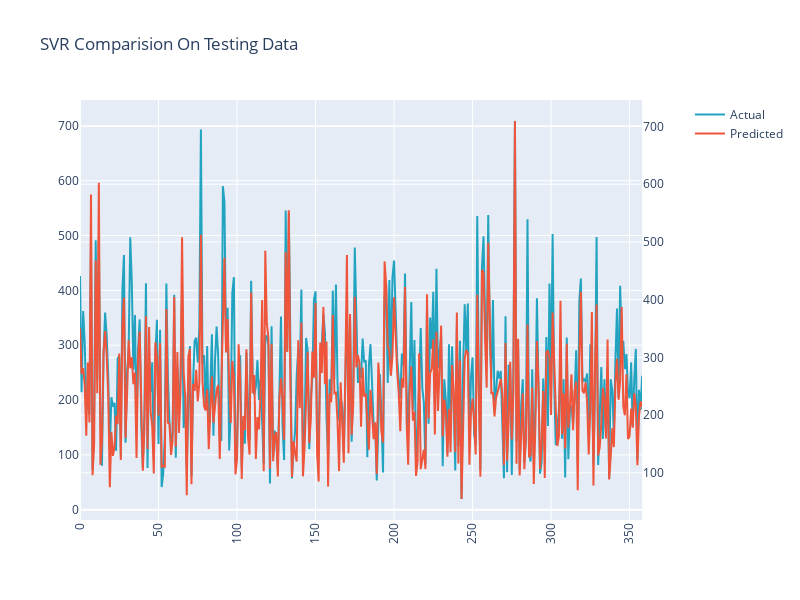

The cell this chart's notebook holds for it:
### Markdown cell above
## Comparision Of Predicted AQI and Actual AQI

### Code cell
import plotly.graph_objects as go
from plotly.subplots import make_subplots

trace1 = go.Scatter(
   
    y=df_y.iloc[:,-1],
    name="Actual",
    marker=dict(
        color='rgb(34,163,192)'
               )
)
trace2 = go.Scatter(
    y=df_y.iloc[:,0],
    
    name='Predicted',
    yaxis='y2'

)
fig = make_subplots(specs=[[{"secondary_y": True}]])
fig.add_trace(trace1)
fig.add_trace(trace2,secondary_y=True)
fig['layout'].update(height = 600, width = 800, title = "SVR Comparision On Testing Data ",xaxis=dict(
      tickangle=-90
    ))
fig.show()

### Figure 1 — Plotly figure (JSON) as saved in the notebook; plotly's stock layout.template omitted (floating-point values rounded to 4 significant figures; data arrays with more than 128 entries replaced by an {"elided": "..."} marker saying what was removed)
{"data": [{"marker": {"color": "rgb(34,163,192)"}, "name": "Actual", "type": "scatter", "y": {"elided": "359 float values"}}, {"name": "Predicted", "type": "scatter", "xaxis": "x", "y": {"elided": "359 float values"}, "yaxis": "y2"}], "layout": {"height": 600, "title": {"text": "SVR Comparision On Testing Data "}, "width": 800, "xaxis": {"anchor": "y", "domain": [0, 0.94], "tickangle": -90}, "yaxis": {"anchor": "x", "domain": [0, 1]}, "yaxis2": {"anchor": "x", "overlaying": "y", "side": "right"}}}
